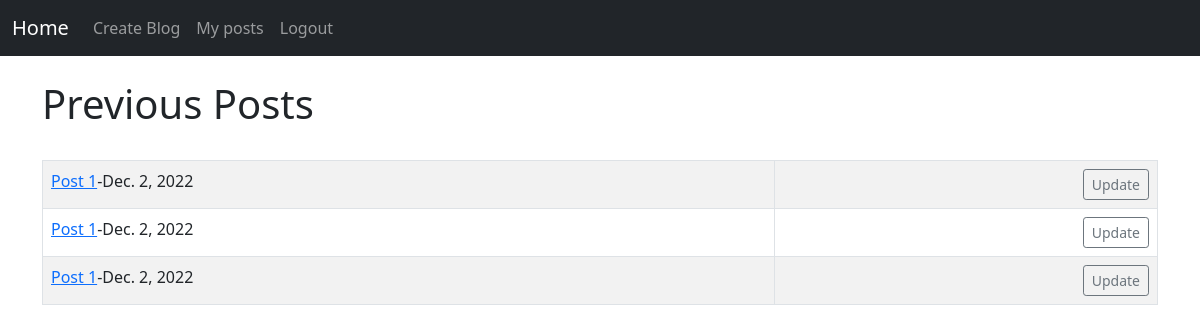
The page /posts/previous/4 (signed in) on the database its author committed.
### blog/models.py (models this page shows)
class PreviousPost(models.Model):
    post = models.ForeignKey(Post,on_delete=models.CASCADE,null=True)
    title = models.CharField(max_length=255)
    body = RichTextField(blank = True, null = True)
    author = models.ForeignKey(User,on_delete=models.CASCADE)
    date = models.DateField(auto_now_add=True)

### blog/views.py (the view)
# urls.py: path('posts/previous/<int:pk>',previous_posts,name = "previous-posts"),
def previous_posts(request,pk):
    obj = Post.objects.get(pk = pk)
    posts = PreviousPost.objects.filter(post = obj).order_by("-date")
    context = {'object_list':posts}
    return render(request,'previous.html',context)

### blog/templates/previous.html (shortened to what this page needs)
{% extends 'base.html' %}
{%block content %}
<h1>Previous Posts</h1>
<table class = "table table-striped table-hover table-bordered">
{% for object in object_list %}
<tr>
    <td>
        {% if user.is_authenticated %}
        {% if user.id == object.author.id %}
        <a href ="{% url 'previous-details' object.pk %}">
            {{object.title}}</a>-{{object.date}}
    </td>
    <td align = "right">
        <a href = "{% url 'previous-update' object.pk %}" class = "btn btn-outline-secondary btn-sm">Update</a>
    </td>
        {% else %}
        Access denied.
        {% endif %}
        {%else%}
        You are not logged in. Click <a href = "{%url 'login' %}">here</a> to login.
        {% endif %}
</tr>
{%endfor%}
</table>
{%endblock%}

### rows shown on the page
PreviousPost: title "Post 1", date "Dec. 2, 2022"
PreviousPost: title "Post 1", date "Dec. 2, 2022"
PreviousPost: title "Post 1", date "Dec. 2, 2022"
